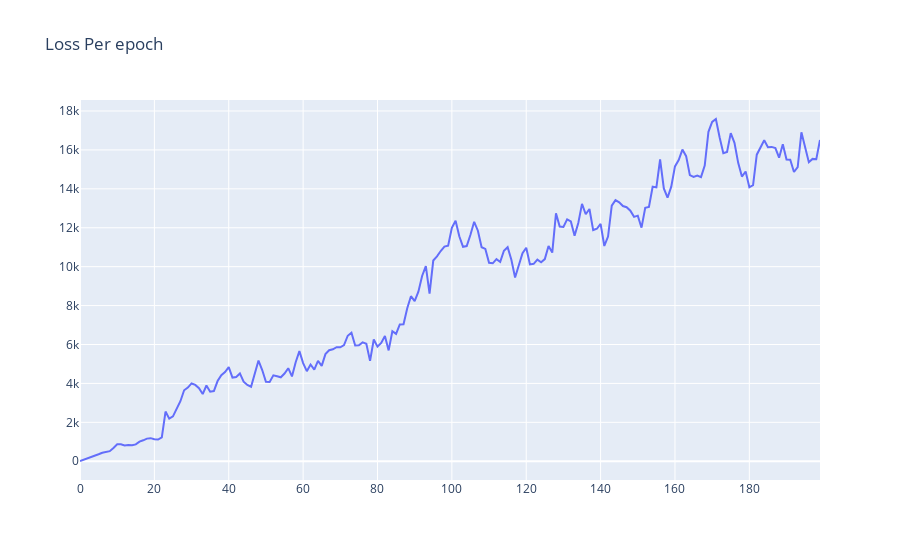

Write notebook code for a chart like this one.
### Code cell
lossi_copy= lossi.copy()
lossi_copy = torch.tensor(lossi_copy).view(-1,500)
# So the lossi tensor would be 200 rows of 500 values  and now we can do the mean along the rows and this would make the shape of 200 rows
print(lossi_copy.shape)
# Now get the mean values of the lossi_copy tensor
lossi_copy = lossi_copy.mean(1)
fig = go.Figure()

fig.add_trace(go.Scatter(y  = lossi_copy.numpy(), name = "Loss"))
fig.update_layout(title = 'Loss Per epoch')

### Figure 1 — Plotly figure (JSON) as saved in the notebook; plotly's stock layout.template omitted (floating-point values rounded to 4 significant figures; data arrays with more than 128 entries replaced by an {"elided": "..."} marker saying what was removed)
{"data": [{"name": "Loss", "type": "scatter", "y": {"elided": "200 float values"}}], "layout": {"title": {"text": "Loss Per epoch"}}}
